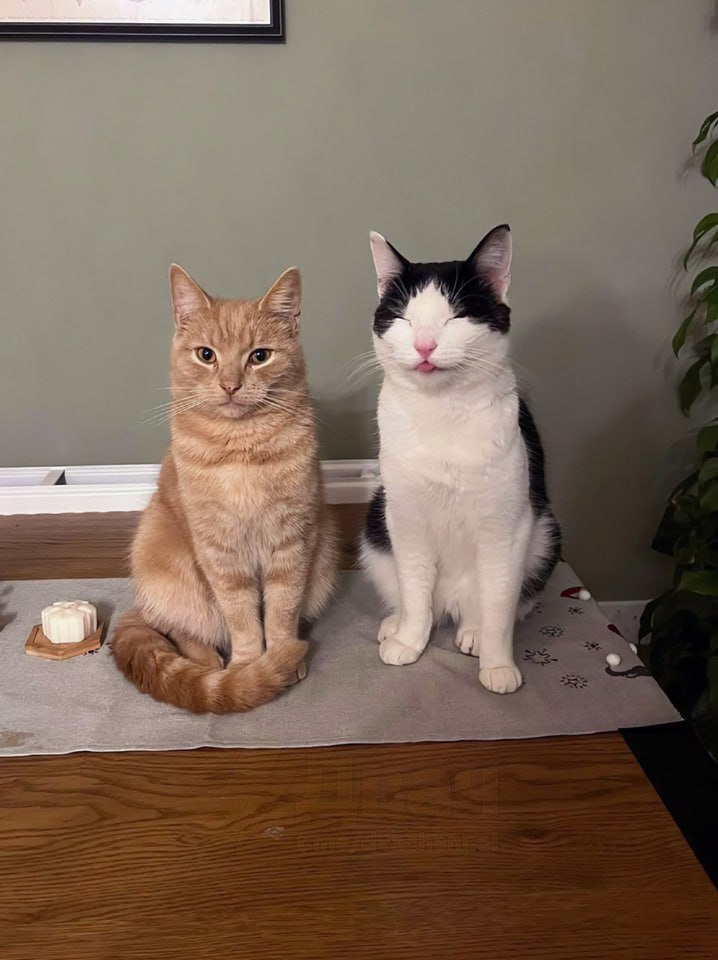
#> input picture image.jpg, 718 x 960 px
$ python main.py
#> lines starting #> are read from the running program, lines starting #| are printed output that depends on the picture
#> the answer given: 1
#> the answer given: image.jpg
### Image_process/handler.py
from PIL import Image

class ImageHandler:
    def __init__(self, image_path):
        self.image_path = image_path
        self.image = None

    def load_image(self):
        try:
            self.image = Image.open(self.image_path)
#> self.image is the input picture: PIL image 718x960 RGB; mean R, G, B 123.8, 105.1, 90.1
            print(f"Изображение загружено, его размер: {self.image.size}.")
#| Изображение загружено, его размер: (718, 960).

            self.image = self.image.rotate(90, expand=True)
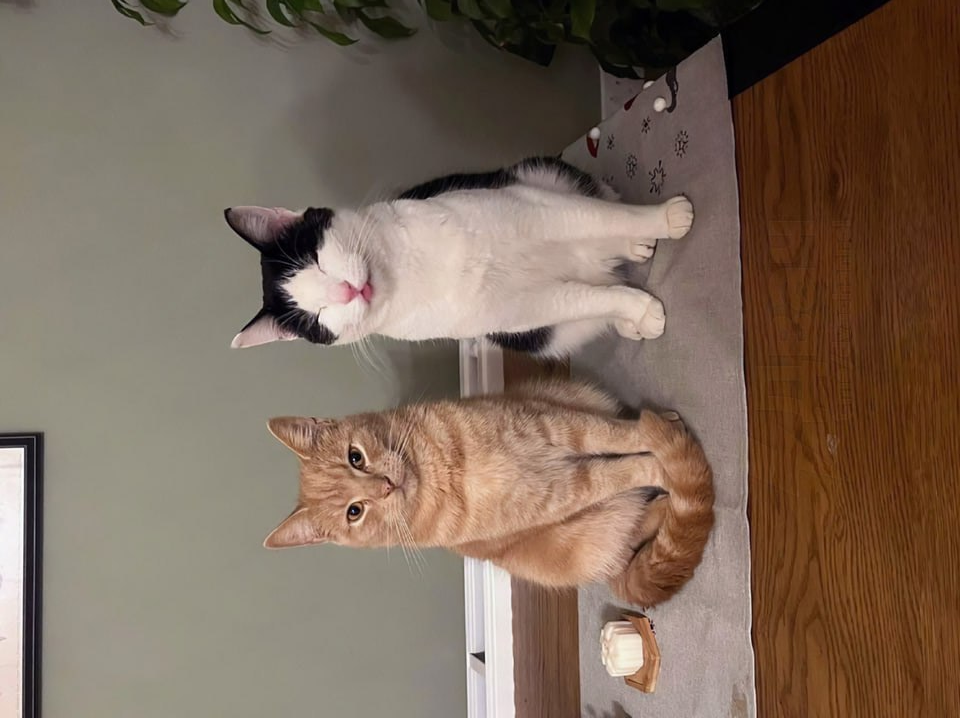
#> self.image: PIL image 960x718 RGB; mean R, G, B 123.8, 105.1, 90.1
            print("Изображение повернуто на 90 градусов")

        except FileNotFoundError:
            print(f"Ошибка: Файл не найден - {self.image_path}")

    # [46 lines left out: functions crop, resize_image, save_image, get_image_for_processing, not called in this run]

### main.py
import Image_process as im
import os

def main():
    handler = None

    while True:
        print("\n" + "="*50)

        if handler and handler.image:
            print(f"Изображение: {os.path.basename(handler.image_path)}")
            print(f"Размер: {handler.image.size}")
        else:
            print("Изображение не загружено")

        print("\n1. Загрузить")
        if handler and handler.image:
            print("2. Обрезать 150x150")
            print("3. Чёрно-белый фильтр")
            print("4. Добавить текст")
            print("5. Применить фильтр")
            print("6. Сохранить")
        print("0. Выход")

#> (the run stopped early here; a loop or call above may not have finished)
